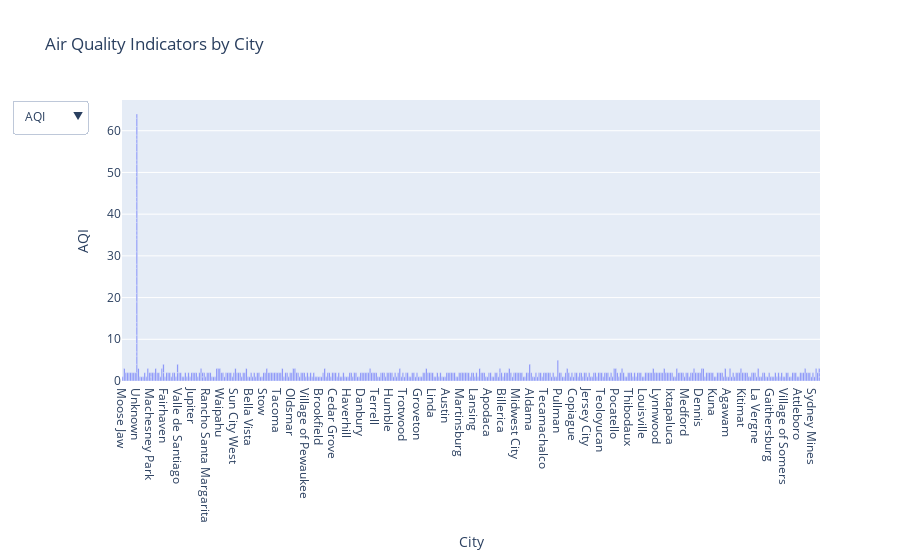

The notebook cell this image was saved under:
### Code cell
# Define a list of available pollution indicators
pollution_indicators = ['AQI', 'CO', 'NH3', 'NO2', 'O3', 'PM10', 'PM2.5', 'SO2']

# Create the initial figure (using AQI by default)
fig = px.bar(map_data, x='City', y='AQI', title="Air Quality Indicators by City")

# Update the layout to include a dropdown
fig.update_layout(
    updatemenus=[
        {
            'buttons': [
                {'method': 'update', 'label': indicator, 'args': [{'y': [map_data[indicator]]}, {'title': f"{indicator} by City"}]} 
                for indicator in pollution_indicators
            ],
            'direction': 'down',
            'showactive': True,
        }
    ]
)

# Show the figure
fig.show()

### Figure 1 — Plotly figure (JSON) as saved in the notebook; plotly's stock layout.template omitted (floating-point values rounded to 4 significant figures; data arrays with more than 128 entries replaced by an {"elided": "..."} marker saying what was removed)
{"data": [{"alignmentgroup": "True", "hovertemplate": "City=%{x}<br>AQI=%{y}<extra></extra>", "legendgroup": "", "marker": {"color": "#636efa", "pattern": {"shape": ""}}, "name": "", "offsetgroup": "", "orientation": "v", "showlegend": false, "textposition": "auto", "type": "bar", "x": {"elided": "489 str values"}, "xaxis": "x", "y": {"elided": "489 int values"}, "yaxis": "y"}], "layout": {"barmode": "relative", "legend": {"tracegroupgap": 0}, "title": {"text": "Air Quality Indicators by City"}, "updatemenus": [{"buttons": [{"args": [{"y": {"elided": "1x489 int values"}}, {"title": "AQI by City"}], "label": "AQI", "method": "update"}, {"args": [{"y": {"elided": "1x489 float values"}}, {"title": "CO by City"}], "label": "CO", "method": "update"}, {"args": [{"y": {"elided": "1x489 float values"}}, {"title": "NH3 by City"}], "label": "NH3", "method": "update"}, {"args": [{"y": {"elided": "1x489 float values"}}, {"title": "NO2 by City"}], "label": "NO2", "method": "update"}, {"args": [{"y": {"elided": "1x489 float values"}}, {"title": "O3 by City"}], "label": "O3", "method": "update"}, {"args": [{"y": {"elided": "1x489 float values"}}, {"title": "PM10 by City"}], "label": "PM10", "method": "update"}, {"args": [{"y": {"elided": "1x489 float values"}}, {"title": "PM2.5 by City"}], "label": "PM2.5", "method": "update"}, {"args": [{"y": {"elided": "1x489 float values"}}, {"title": "SO2 by City"}], "label": "SO2", "method": "update"}], "direction": "down", "showactive": true}], "xaxis": {"anchor": "y", "domain": [0, 1], "title": {"text": "City"}}, "yaxis": {"anchor": "x", "domain": [0, 1], "title": {"text": "AQI"}}}}
